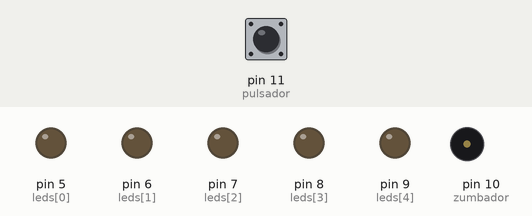
A sketch run on a simulated Arduino Uno, built with avr-gcc and run on an emulated ATmega328P. Shown: output pins drawn as LEDs (lit = HIGH), buzzer (waves = sounding, pin HIGH). Dashed ring = blinking. Inputs (shaded band) come from the test bench; at power-on: pin 11 (pulsador) LOW.

Above: at 1.5 s.
1.9 s: pin 11 (pulsador) pulled HIGH for 3.2 s
At 3.8 s:
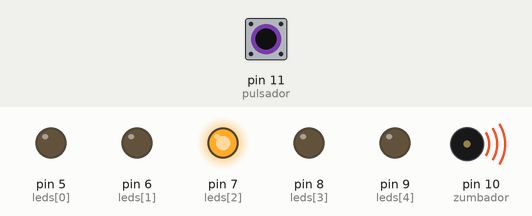
At 4.27 s:
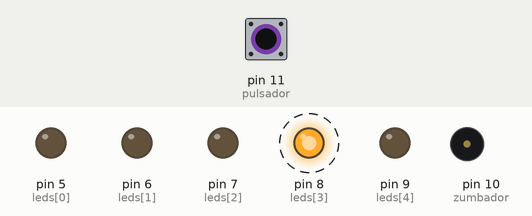
Timing chart, 0 to 12.6 s (numbered marks = the images above; inputs shaded):
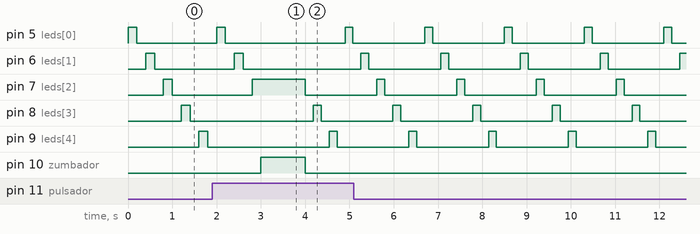

Measured:
- after the input at 1.9 s, pin 10 (zumbador): LOW → HIGH after 1.1 s, → LOW 1.0 s later
- by itself, pin 7 (leds[2]): repeats every 1.8 s: LOW 1.6 s, HIGH 0.18 s
- by itself, pin 8 (leds[3]), pin 9 (leds[4]): alternates HIGH for 0.18 s and LOW for 1.6 s

The sketch:

ejercicio_7_corregido.ino
```cpp
// declaracion de leds
int leds[] = {5, 6, 7, 8, 9};
int tiempo = 200;
int zumbador = 10;
int pulsador = 11;

void setup () {
  for (int n = 0; n < 5; n++) {
    pinMode(leds[n], OUTPUT);
  }
  pinMode(zumbador, OUTPUT);
  pinMode(pulsador, INPUT);
}

void secuencia(int n) {
  if (digitalRead(pulsador) == HIGH && n == 2) {
    digitalWrite(zumbador, HIGH);
    delay (1000);
    digitalWrite(zumbador, LOW);
    tiempo = tiempo - 20;
    if (tiempo < 10) {
      tiempo = 200;
    }
  }
}

void loop () {
  for (int n = 0; n < 5; n++) {
    digitalWrite(leds[n], HIGH);
    delay(tiempo);
    secuencia(n);
    digitalWrite(leds[n], LOW);
    delay(tiempo);
  }
}
```
